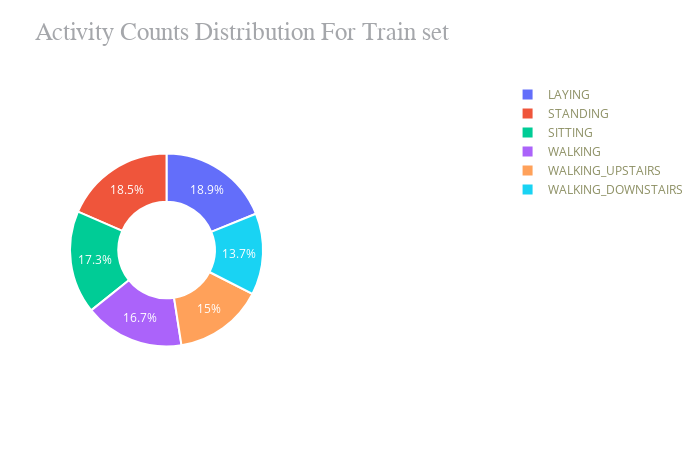

Notebook code cell kept with this figure:
### Markdown cell above
Check the distribution in percentages for each activity

### Code cell
label_counts_for_train = data['Activity'].value_counts()
colors = px.colors.qualitative.Plotly


fig = make_subplots(rows=1, cols=2, specs=[[{'type':'domain'},{'type':'domain'}]])
fig.add_trace(go.Pie(hole=0.5, labels=label_counts_for_train.index, values=label_counts_for_train.values, name="Train Set"), 1, 1)

fig.update_layout(
    height=450, width=700,
    title = 'Activity Counts Distribution For Train set',
    xaxis = dict(title = 'Activity', tickangle=0, showgrid=False),
    yaxis = dict(title = 'Count', showgrid=False),
    plot_bgcolor='#ffffff', paper_bgcolor='#ffffff',
    title_font=dict(size=25, color='#a5a7ab', family='verdana'),
    margin=dict(t=80, b=30, l=70, r=40),
    font=dict(color='#8c8f63'))
# graph = go.Figure(data=[graph], layout = layout)
fig.update_traces(textfont=dict(color='#fff'), marker=dict(line=dict(color='#ffffff', width=2)))
fig.show()

### Figure 1 — Plotly figure (JSON) as saved in the notebook; plotly's stock layout.template omitted (floating-point values rounded to 4 significant figures)
{"data": [{"domain": {"x": [0, 0.45], "y": [0, 1]}, "hole": 0.5, "labels": ["LAYING", "STANDING", "SITTING", "WALKING", "WALKING_UPSTAIRS", "WALKING_DOWNSTAIRS"], "marker": {"line": {"color": "#ffffff", "width": 2}}, "name": "Train Set", "textfont": {"color": "#fff"}, "type": "pie", "values": [1944, 1906, 1777, 1722, 1544, 1406]}], "layout": {"font": {"color": "#8c8f63"}, "height": 450, "margin": {"b": 30, "l": 70, "r": 40, "t": 80}, "paper_bgcolor": "#ffffff", "plot_bgcolor": "#ffffff", "title": {"font": {"color": "#a5a7ab", "family": "verdana", "size": 25}, "text": "Activity Counts Distribution For Train set"}, "width": 700, "xaxis": {"showgrid": false, "tickangle": 0, "title": {"text": "Activity"}}, "yaxis": {"showgrid": false, "title": {"text": "Count"}}}}
